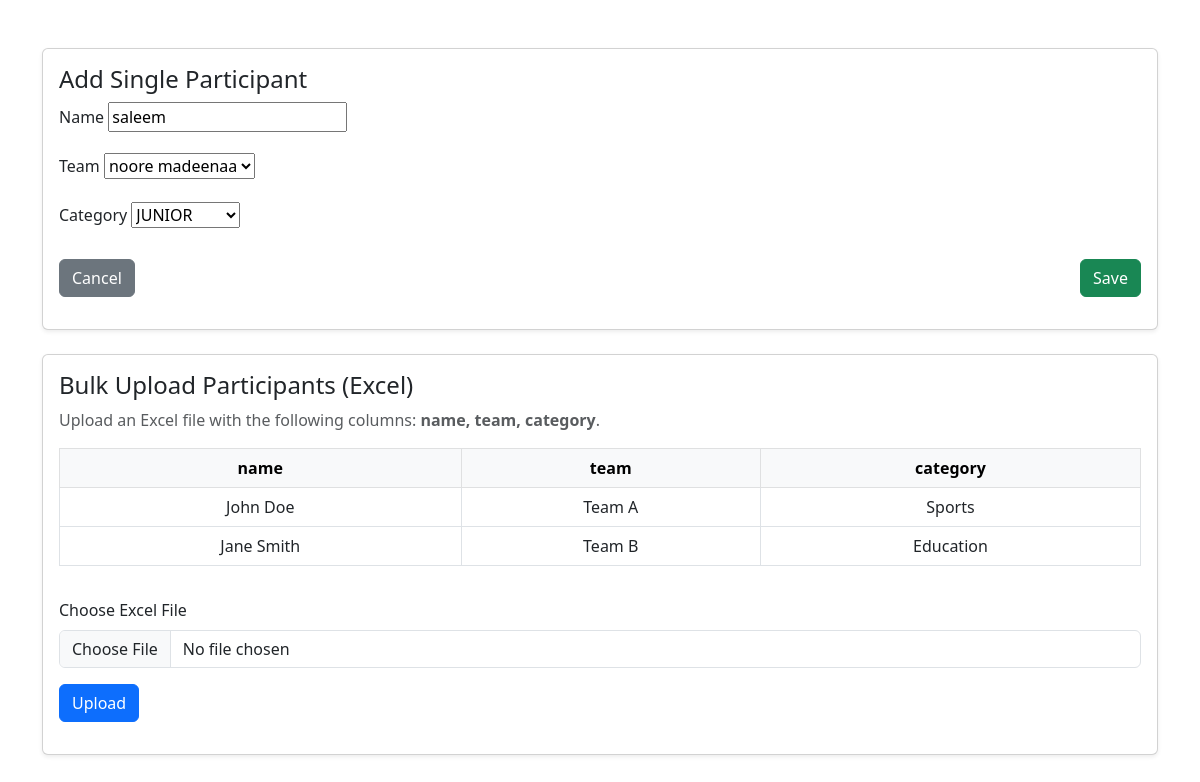
Before: /participants/edit/1/ with the older database file.
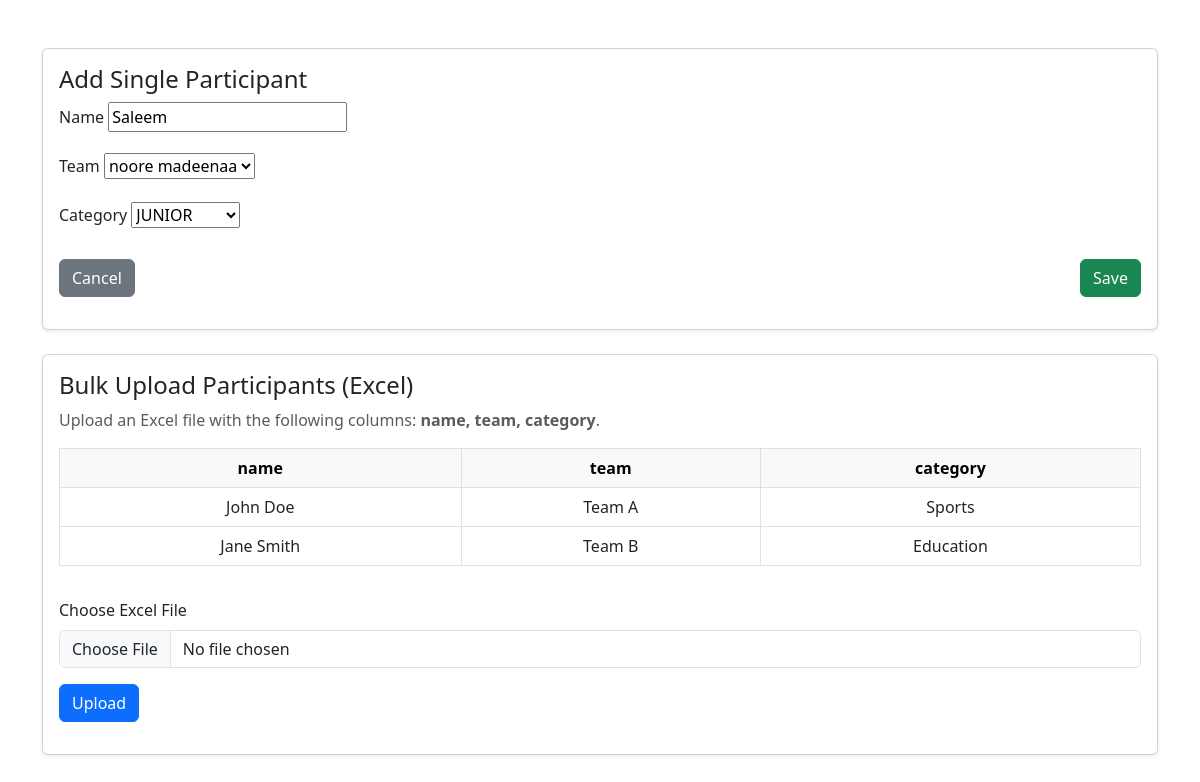
After: the same page with the newer database file.
### core/models.py (models this page shows, shortened)
class Contestant(models.Model):
    chest_no = models.PositiveIntegerField(unique=True, null=True)
    name = models.CharField(max_length=100)
    team = models.ForeignKey(Team, on_delete=models.CASCADE)
    category = models.ForeignKey(Category, on_delete=models.CASCADE, null=True)
    total_points = models.IntegerField(default=0)

### core/views.py (the view)
# urls.py: path('participants/edit/<int:id>/', views.edit_participant, name='edit_participant'),
def edit_participant(request, id):
    participant = get_object_or_404(Contestant, id=id)
    if request.method == 'POST':
        form = ContestantForm(request.POST, instance=participant)
        if form.is_valid():
            form.save()
            return redirect('participant_list')
    else:
        form = ContestantForm(instance=participant)
    return render(request, 'participant_form.html', {'form': form})

### core/forms.py
class ContestantForm(forms.ModelForm):
    class Meta:
        model = Contestant
        fields = ['name']

### core/models.py (called while the page is built)
    def __str__(self): return self.name

    def __str__(self): return self.name

### templates/participant_form.html (shortened to what this page needs)
{% load static %}
{% block content %}
<link href="https://cdn.jsdelivr.net/npm/bootstrap@5.3.0/dist/css/bootstrap.min.css" rel="stylesheet">
<div class="container mt-5">
    <div class="card mb-4 shadow-sm">
        <div class="card-body">
            <h4 class="card-title">Add Single Participant</h4>
            <form method="post" novalidate>
                <div class="mb-3">
                    <label for="id_name" class="form-label">Name</label>
                    {{ form.name }}
                </div>
                <div class="mb-3">
                    <label for="id_team" class="form-label">Team</label>
                    {{ form.team }}
                </div>
                <div class="mb-3">
                    <label for="id_category" class="form-label">Category</label>
                    {{ form.category }}
                </div>
                <div class="mt-4 d-flex justify-content-between">
                    <a href="{% url 'participant_list' %}" class="btn btn-secondary">Cancel</a>
                    <button type="submit" class="btn btn-success">Save</button>
                </div>
            </form>
        </div>
    </div>
    <div class="card shadow-sm">
        <div class="card-body">
            <h4 class="card-title">Bulk Upload Participants (Excel)</h4>
            <p class="text-muted">
                Upload an Excel file with the following columns:
                <strong>name, team, category</strong>.
            </p>
            <div class="table-responsive mb-3">
                <table class="table table-bordered text-center align-middle">
                    <thead class="table-light">
                        <tr>
                            <th>name</th>
                            <th>team</th>
                            <th>category</th>
                        </tr>
                    </thead>
                    <tbody>
                        <tr>
                            <td>John Doe</td>
                            <td>Team A</td>
                            <td>Sports</td>
                        </tr>
                        <tr>
                            <td>Jane Smith</td>
                            <td>Team B</td>
                            <td>Education</td>
                        </tr>
                    </tbody>
                </table>
            </div>
            <form method="post" enctype="multipart/form-data">
                <div class="mb-3">
                    <label for="excel_file" class="form-label">Choose Excel File</label>
                    <input type="file" name="excel_file" id="excel_file" accept=".xlsx,.xls" class="form-control" required>
                </div>
                <button type="submit" class="btn btn-primary">Upload</button>
            </form>
        </div>
    </div>
</div>
{% endblock %}

Changed rows visible on the page:
changed Contestant "noore madeenaa": name "saleem" → "Saleem"
